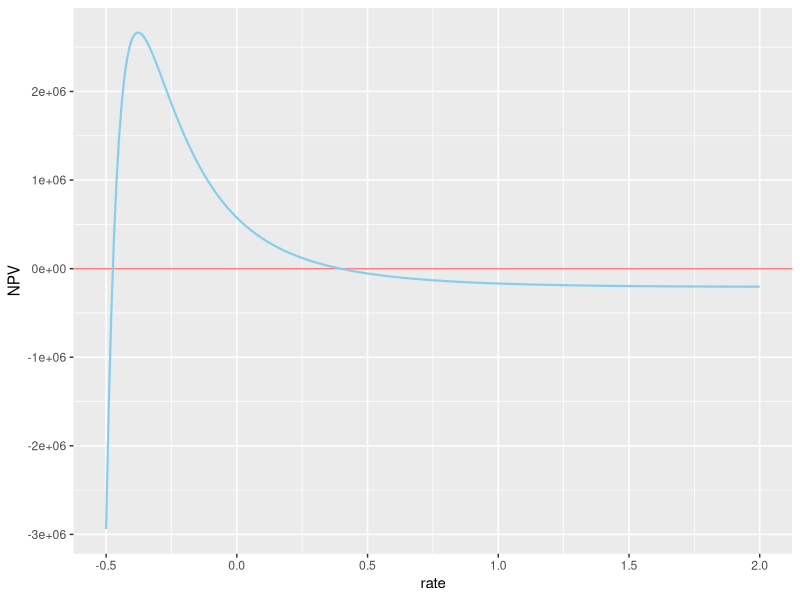

This figure's R source:
## ---- chunk 1
knitr::opts_chunk$set(collapse = TRUE)
## ---- chunk 2
library(tidyverse)
library(lubridate)
library(transformr)
library(gganimate)
## ---- chunk 3
# Data frame with cash flows
example_one <- tibble(
  Date = as.Date(c("2020-01-01", 
                   "2020-01-15", 
                   "2020-01-31")),
  CF = as.numeric(c(-50000, 
                    500, 
                    50000))
)

# NPV formula
npv <- function(cf, r) {
  cf <- cf %>% dplyr::arrange(Date)
  d <- as.numeric(cf$Date - cf$Date[1])
  df <- (1 + r) ^ (- (d / 365))
  sum(cf$CF * df)
}

# Example!
cat("$", round(npv(example_one, 0.05), 2))
## ---- chunk 4
# Create function and its derivative
f <- function(x) exp(-x) - sin(x)    # Function
fp <- function(x) -exp(-x) - cos(x)  # First derivative
sl <- function(u, i) y[i] + yp[i] * (u - x[i]) # Tangent

# Data frame used for animation
df <- tibble(
  k = sort(rep(1:4, 201)),
  x = rep(seq(0, 2, 0.01), 4),
  `function` = f(x),
  `tangent` = rep(0, 201 * 4) 
)

# Newton-Raphson iteration
k <- 1:4
x <- vector("double", 4L)
y <- vector("double", 4L)
yp <- vector("double", 4L)
x[1] <- 1; y[1] <- f(1); yp[1] <- fp(1)
for (k in 1:4) {
  x[k+1] <- x[k] - f(x[k]) / fp(x[k])
  y[k+1] <- f(x[k+1]); yp[k+1] <- fp(x[k+1])
}

# Animation for the tangent line
df %>% 
  mutate(k = factor(as.character(k), levels = c("1", "2", "3", "4")),
         `tangent` = unlist(map2(x, k, sl))) %>%
  gather(`function`, `tangent`, 
         key = "plot", value = "value") %>% 
  ggplot(aes(x = x,
             y = value,
             colour = plot)) +
  geom_line() +
  transition_states(states = k, 
                    transition_length = 0) +
  ease_aes('linear') +
  labs(title = 'Iteration: {closest_state}', #'k: {frame_time}', 
  x = 'x', 
  y = 'f(x)',
  caption = "Nicolás Cuesta Quintero")
## ---- chunk 5
# We need a function for NPV derivative respect to r
npvp <- function(cf, r) {
  cf <- cf %>% dplyr::arrange(Date)
  d <- as.numeric(cf$Date - cf$Date[1])
  df <- (1 + r) ^ (- (d / 365))
  sum(- (d / 365) * cf$CF * df / (1 + r))
}

# Now we can go ahead with the irr function
irr <- function(cf, xi = 0.1, n = 100, tol = 1e-07) {
  for (k in 1:n) {
    cat("k: ", k, "xk: ", xi, "NPV: ", npv(cf, xi), "\n")
    xp <- xi - npv(cf, xi) / npvp(cf, xi)
    if (abs(xp - xi) < tol) return(xp)
    xi <- xp
  }
  print("Root was not found")
  invisible(xi)
}

# Example!
cat(round(100 * irr(example_one), 2), "%")
## ---- chunk 6
# Build a random example
set.seed(100)
dates <- c(as.Date("2020-01-15"), vector("double", 49))
for (i in 2:50) {
  dates[i] <- dates[i-1] %m+% 
    days(round(runif(n = 1, 1, 100), 0))
}
cash <- round(runif(50, -120000, 150000), 2)
example_two <- tibble(
  Date = dates,
  CF = cash
)

# Plot NPV for different rate
tibble(
  rate = seq(-0.5, 2, 0.01),
  NPV = sapply(rate, function(x) npv(example_two, x)),
) %>%
  ggplot(mapping = aes(x = rate,
                       y = NPV)) +
  geom_abline(intercept = 0, 
              slope = 0, 
              colour = "red",
              alpha = 0.5) +
  geom_line(colour = "skyblue",
            size = 0.75)

## ---- chunk 7
tryCatch(
  irr(example_two, -0.375), 
  error = function(c) "Divergence!"
)
